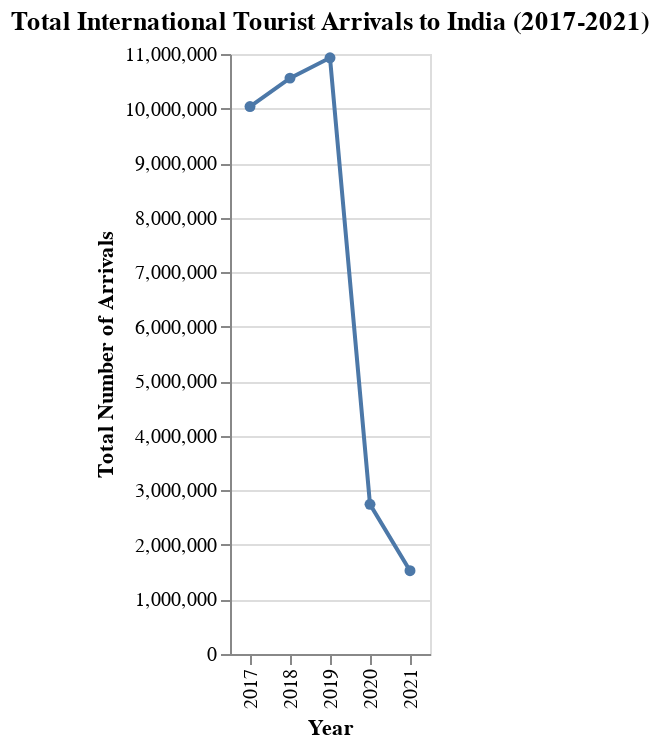

Source (notebook cell):
### Code cell
overall_arrivals_trend = df_cleaned[df_cleaned['Region'] == 'Grand Total'][
    ['Number of Arrivals-2017', 'Number of Arrivals-2018', 'Number of Arrivals-2019', 'Number of Arrivals-2020', 'Number of Arrivals-2021']
]

overall_arrivals_transposed = overall_arrivals_trend.T.reset_index()
overall_arrivals_transposed.columns = ['Year', 'Total Arrivals']
overall_arrivals_transposed['Year'] = overall_arrivals_transposed['Year'].str.replace('Number of Arrivals-', '')
overall_arrivals_transposed['Year'] = overall_arrivals_transposed['Year'].astype(int) # Convert year to integer

print("Overall Tourist Arrivals Trend (2017-2021):")
print(overall_arrivals_transposed.to_markdown(index=False, numalign="left", stralign="left"))

chart_overall_trend = alt.Chart(overall_arrivals_transposed).mark_line(point=True).encode(
    x=alt.X('Year:O', title='Year'), # :O means ordinal, ensures years are treated as discrete categories for labels
    y=alt.Y('Total Arrivals', title='Total Number of Arrivals'),
    tooltip=['Year', 'Total Arrivals']
).properties(
    title='Total International Tourist Arrivals to India (2017-2021)'
)

chart_overall_trend.save('overall_arrivals_trend.html') # Save as HTML
chart_overall_trend

### Figure 1 — Vega-Lite specification as saved in the notebook (floating-point values rounded to 4 significant figures)
{"config": {"view": {"continuousWidth": 300, "continuousHeight": 300}}, "data": {"name": "data-c818e563934a6da66f248eaa240fe25e"}, "mark": {"type": "line", "point": true}, "encoding": {"tooltip": [{"field": "Year", "type": "quantitative"}, {"field": "Total Arrivals", "type": "quantitative"}], "x": {"field": "Year", "title": "Year", "type": "ordinal"}, "y": {"field": "Total Arrivals", "title": "Total Number of Arrivals", "type": "quantitative"}}, "title": "Total International Tourist Arrivals to India (2017-2021)", "$schema": "https://vega.github.io/schema/vega-lite/v5.20.1.json", "datasets": {"data-c818e563934a6da66f248eaa240fe25e": [{"Year": 2017, "Total Arrivals": 10040000.0}, {"Year": 2018, "Total Arrivals": 10560000.0}, {"Year": 2019, "Total Arrivals": 10930000.0}, {"Year": 2020, "Total Arrivals": 2745000.0}, {"Year": 2021, "Total Arrivals": 1527000.0}]}}
